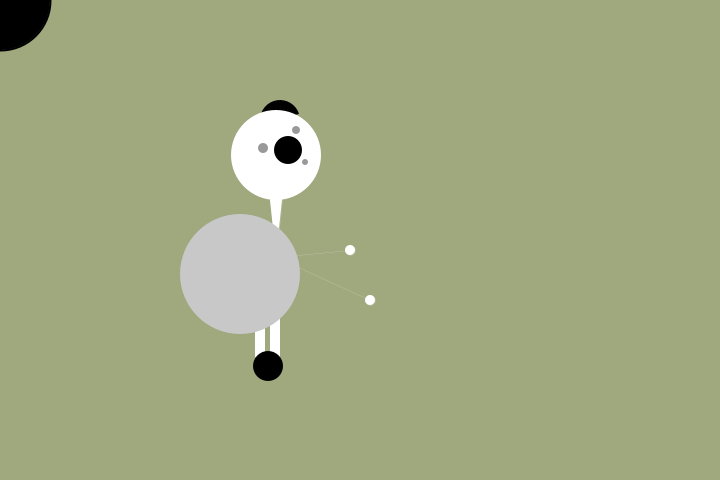
Frame 1 (no input)
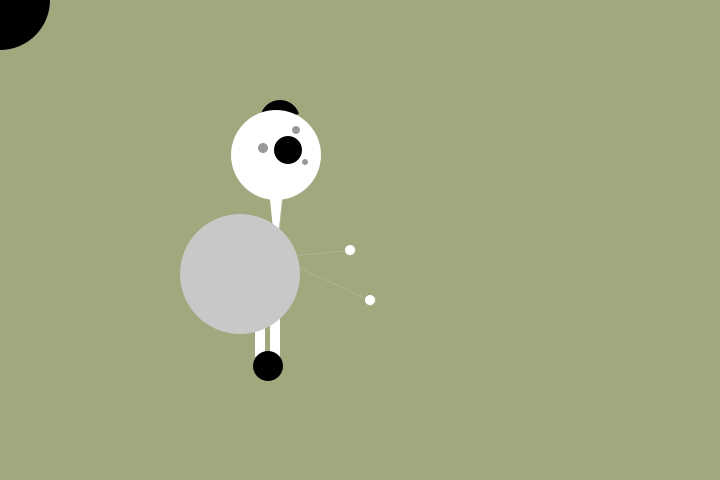
Frame 60 (the mouse pressed at the canvas centre just before this capture)
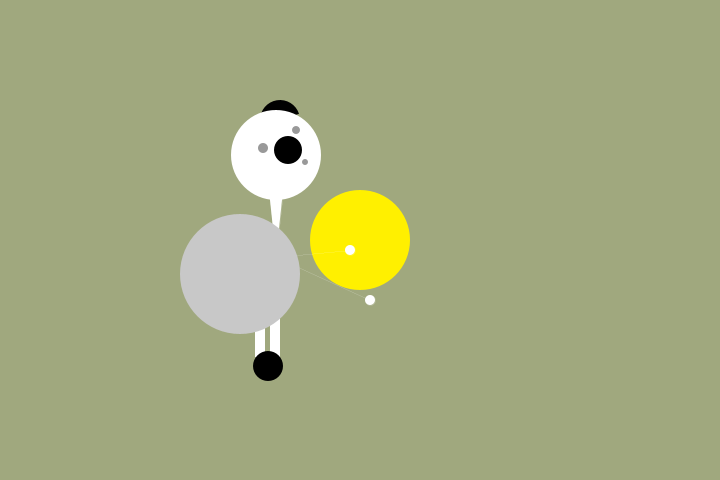
Frame 120 (the mouse held since frame 60 and released just before this capture)

The Processing sketch that drew these frames (run headless with seeded random() and noise(); from frame 60 on, the mouse is pressed at the canvas centre):

// Processing sketch: processing_56015
// ── processing_56015.pde


float x = 60;
float y = 440;
int radius= 45;
int bodyHeight= 160;
int neckHeight= 70;

float easing = 0.02;

void setup(){
size(720, 480); 
smooth(); 
strokeWeight(2); 
background(160,168,126); 
ellipseMode(RADIUS);
}

void draw(){
  int targetX= mouseX;
  x+= (targetX - x)* easing;
  
  if (mousePressed) {
    neckHeight = 16;
    bodyHeight= 90;
  } else {
    neckHeight = 70;
    bodyHeight = 160;
  }
  
  float ny= y - bodyHeight - neckHeight - radius;
  
  
background(160,168,126);
fill(mouseX,mouseY,0);
ellipse(mouseX,mouseY,50,50);

float weight= dist(mouseX,mouseY,pmouseX,pmouseY);
strokeWeight(weight);
line(mouseX,mouseY,pmouseX,pmouseY);


// Neck 
fill(255);
stroke(255); 
triangle(276,257,266,162,286,162);

//arms
line(276,257,370,300);
line(276,257,350,250);
ellipse(370,300,5,5);
ellipse(350,250,5,5);

// Body 
noStroke(); 
fill(102);  
fill(255);
rect(270,257,10,100);
rect(255,257,10,100);
fill(200);
ellipse(240,274,60,60);
fill(0);
ellipse(268, 366, 15, 15); 
//rect(219, 257, 90, 120); 
//fill(102); 
//rect(219, 274, 90, 6);

//hat
fill(1);
arc(280,120,20,20,3.14,5.97);

// Head 
fill(255); 
ellipse(276, 155, 45, 45);
fill(0); 
ellipse(288, 150, 14, 14); 
fill(0); 
ellipse(288, 150, 3, 3); 
fill(153); 
ellipse(263, 148, 5, 5); 
ellipse(296, 130, 4, 4); 
ellipse(305, 162, 3, 3);}
